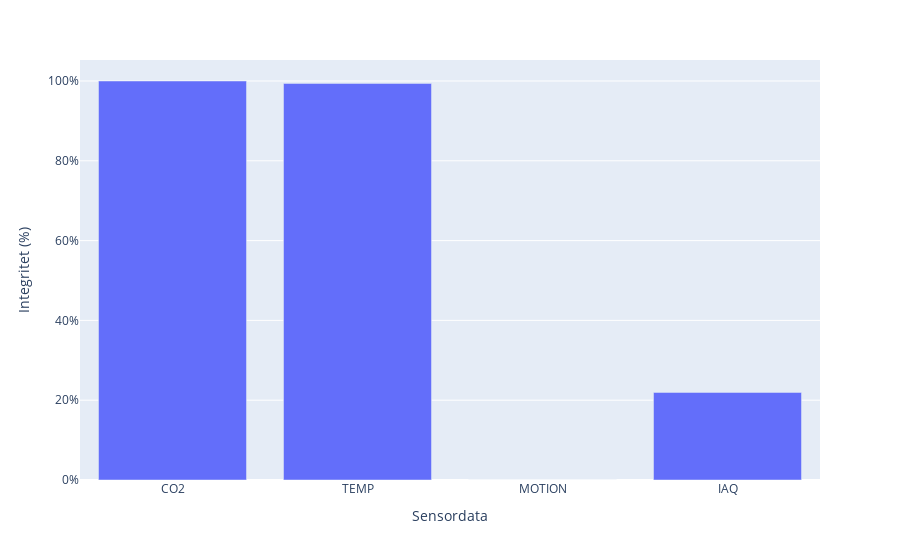

Notebook cell for this chart:
### Code cell
import pandas as pd
import plotly.express as px

# Assuming 'dataf' is your original DataFrame

# Define a function to treat NaN, None, False, and 0 as missing, and everything else as non-missing
def is_valid(entry):
    if entry is None or entry is False or pd.isna(entry) or entry == 0:
        return False
    else:
        return True

# Apply the function to each sensor data column to create a boolean DataFrame where True represents a valid entry
valid_entries = dataf[['CO2', 'TEMP', 'MOTION', 'IAQ']].applymap(is_valid)

# Now, for each sensor data type, determine which IDs have only valid (non-missing) entries
valid_counts_per_sensor = valid_entries.groupby(dataf['ID']).all()

# Calculate the ratio of IDs with all valid entries for each sensor data type
ratios = valid_counts_per_sensor.sum() / len(valid_counts_per_sensor)

# Convert the Series to a DataFrame for plotting
ratios_df = ratios.reset_index()
ratios_df.columns = ['Sensordata', 'RatioOfNonMissingIDs']

# Plot the ratios using Plotly Express
fig = px.bar(
    ratios_df,
    x='Sensordata',
    y='RatioOfNonMissingIDs',
)

# Update the y-axis to show the ratio as a percentage
fig.update_yaxes(tickformat='.0%')
fig.update_layout(yaxis_title='Integritet (%)', xaxis_title='Sensordata')

# Show the plot
fig.show()

### Figure 1 — Plotly figure (JSON) as saved in the notebook; plotly's stock layout.template omitted (floating-point values rounded to 4 significant figures)
{"data": [{"alignmentgroup": "True", "hovertemplate": "Sensordata=%{x}<br>RatioOfNonMissingIDs=%{y}<extra></extra>", "legendgroup": "", "marker": {"color": "#636efa", "pattern": {"shape": ""}}, "name": "", "offsetgroup": "", "orientation": "v", "showlegend": false, "textposition": "auto", "type": "bar", "x": ["CO2", "TEMP", "MOTION", "IAQ"], "xaxis": "x", "y": [1, 0.9939, 0, 0.2195], "yaxis": "y"}], "layout": {"barmode": "relative", "legend": {"tracegroupgap": 0}, "margin": {"t": 60}, "xaxis": {"anchor": "y", "domain": [0, 1], "title": {"text": "Sensordata"}}, "yaxis": {"anchor": "x", "domain": [0, 1], "tickformat": ".0%", "title": {"text": "Integritet (%)"}}}}
